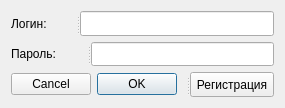
<?xml version="1.0" encoding="UTF-8"?>
<ui version="4.0">
 <class>LoginForm</class>
 <widget class="QWidget" name="LoginForm">
  <property name="geometry">
   <rect>
    <x>0</x>
    <y>0</y>
    <width>285</width>
    <height>108</height>
   </rect>
  </property>
  <property name="windowTitle">
   <string>Form</string>
  </property>
  <layout class="QVBoxLayout" name="verticalLayout">
   <item>
    <widget class="QSplitter" name="splitter_2">
     <property name="orientation">
      <enum>Qt::Horizontal</enum>
     </property>
     <widget class="QLabel" name="label">
      <property name="text">
       <string>Логин:</string>
      </property>
     </widget>
     <widget class="QLineEdit" name="loginEdit"/>
    </widget>
   </item>
   <item>
    <widget class="QSplitter" name="splitter_3">
     <property name="orientation">
      <enum>Qt::Horizontal</enum>
     </property>
     <widget class="QLabel" name="label_2">
      <property name="text">
       <string>Пароль:</string>
      </property>
     </widget>
     <widget class="QLineEdit" name="passwordEdit">
      <property name="echoMode">
       <enum>QLineEdit::PasswordEchoOnEdit</enum>
      </property>
     </widget>
    </widget>
   </item>
   <item>
    <widget class="QSplitter" name="splitter">
     <property name="orientation">
      <enum>Qt::Horizontal</enum>
     </property>
     <widget class="QDialogButtonBox" name="buttonBox">
      <property name="layoutDirection">
       <enum>Qt::RightToLeft</enum>
      </property>
      <property name="standardButtons">
       <set>QDialogButtonBox::Cancel|QDialogButtonBox::Ok</set>
      </property>
     </widget>
     <widget class="QPushButton" name="registrationFormBtn">
      <property name="text">
       <string>Регистрация</string>
      </property>
     </widget>
    </widget>
   </item>
  </layout>
 </widget>
 <resources/>
 <connections/>
</ui>
